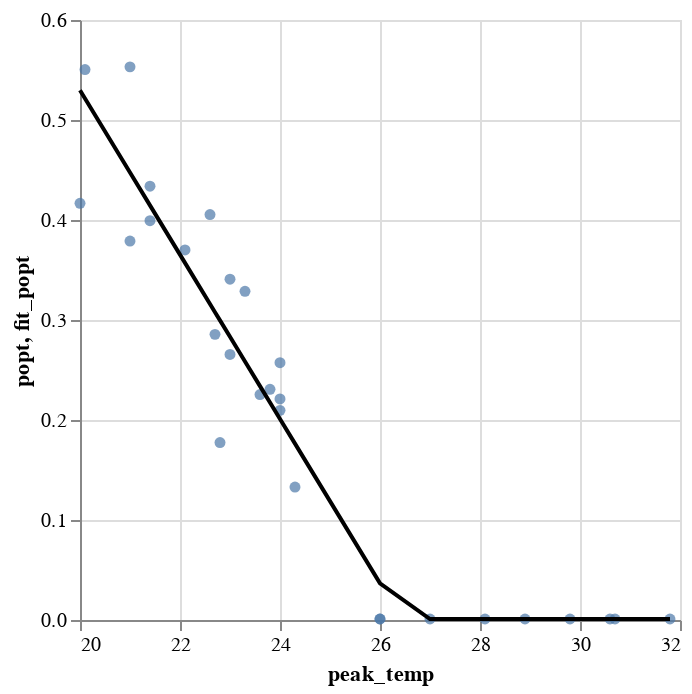

Here is the notebook cell this chart was saved with:
### Code cell
model = create_r_peak_temp_model(fit_df)
model

### Figure 1 — Vega-Lite specification as saved in the notebook (floating-point values rounded to 4 significant figures)
{"config": {"view": {"continuousWidth": 300, "continuousHeight": 300}}, "layer": [{"mark": {"type": "circle"}, "encoding": {"x": {"field": "peak_temp", "scale": {"zero": false}, "type": "quantitative"}, "y": {"field": "popt", "scale": {"zero": false}, "type": "quantitative"}}}, {"mark": {"type": "line"}, "encoding": {"color": {"value": "black"}, "x": {"field": "peak_temp", "scale": {"zero": false}, "type": "quantitative"}, "y": {"field": "fit_popt", "scale": {"zero": false}, "type": "quantitative"}}}], "data": {"name": "data-328cbe6654488b3523bbc1a9c4bfbc30"}, "$schema": "https://vega.github.io/schema/vega-lite/v5.20.1.json", "datasets": {"data-328cbe6654488b3523bbc1a9c4bfbc30": [{"day": 7, "popt": 0.4167, "peak_temp": 20.0, "peak_hour": 11, "fit_popt": 0.5297}, {"day": 19, "popt": 0.3408, "peak_temp": 23.0, "peak_hour": 11, "fit_popt": 0.2832}, {"day": 9, "popt": 0.001, "peak_temp": 28.1, "peak_hour": 13, "fit_popt": 0.0009766}, {"day": 17, "popt": 0.001, "peak_temp": 29.8, "peak_hour": 13, "fit_popt": 0.0009946}, {"day": 2, "popt": 0.001, "peak_temp": 30.7, "peak_hour": 14, "fit_popt": 0.001004}, {"day": 6, "popt": 0.3789, "peak_temp": 21.0, "peak_hour": 14, "fit_popt": 0.4475}, {"day": 21, "popt": 0.3287, "peak_temp": 23.3, "peak_hour": 14, "fit_popt": 0.2585}, {"day": 23, "popt": 0.2573, "peak_temp": 24.0, "peak_hour": 11, "fit_popt": 0.201}, {"day": 3, "popt": 0.001, "peak_temp": 31.8, "peak_hour": 14, "fit_popt": 0.001016}, {"day": 5, "popt": 0.5531, "peak_temp": 21.0, "peak_hour": 10, "fit_popt": 0.4475}, {"day": 12, "popt": 0.5504, "peak_temp": 20.1, "peak_hour": 14, "fit_popt": 0.5215}, {"day": 22, "popt": 0.221, "peak_temp": 24.0, "peak_hour": 12, "fit_popt": 0.201}, {"day": 10, "popt": 0.001, "peak_temp": 27.0, "peak_hour": 12, "fit_popt": 0.000965}, {"day": 26, "popt": 0.4055, "peak_temp": 22.6, "peak_hour": 11, "fit_popt": 0.316}, {"day": 27, "popt": 0.2655, "peak_temp": 23.0, "peak_hour": 13, "fit_popt": 0.2832}, {"day": 1, "popt": 0.133, "peak_temp": 24.3, "peak_hour": 14, "fit_popt": 0.1764}, {"day": 24, "popt": 0.2096, "peak_temp": 24.0, "peak_hour": 13, "fit_popt": 0.201}, {"day": 25, "popt": 0.2307, "peak_temp": 23.8, "peak_hour": 12, "fit_popt": 0.2174}, {"day": 8, "popt": 0.001, "peak_temp": 26.0, "peak_hour": 13, "fit_popt": 0.03666}, {"day": 13, "popt": 0.3993, "peak_temp": 21.4, "peak_hour": 14, "fit_popt": 0.4147}, {"day": 16, "popt": 0.37, "peak_temp": 22.1, "peak_hour": 14, "fit_popt": 0.3571}, {"day": 4, "popt": 0.001, "peak_temp": 28.9, "peak_hour": 14, "fit_popt": 0.0009851}, {"day": 28, "popt": 0.1775, "peak_temp": 22.8, "peak_hour": 13, "fit_popt": 0.2996}, {"day": 20, "popt": 0.4338, "peak_temp": 21.4, "peak_hour": 14, "fit_popt": 0.4147}, {"day": 15, "popt": 0.2254, "peak_temp": 23.6, "peak_hour": 12, "fit_popt": 0.2339}, {"day": 18, "popt": 0.001, "peak_temp": 30.6, "peak_hour": 13, "fit_popt": 0.001003}, {"day": 14, "popt": 0.2856, "peak_temp": 22.7, "peak_hour": 12, "fit_popt": 0.3078}, {"day": 11, "popt": 0.001, "peak_temp": 26.0, "peak_hour": 12, "fit_popt": 0.03666}]}}
